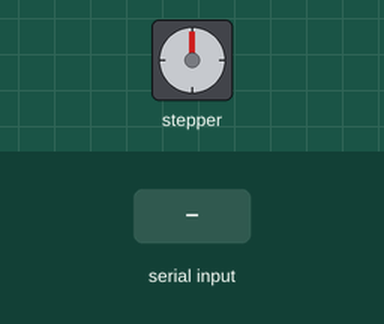
The sketch below on a simulated Arduino Uno, built with avr-gcc and run on an emulated ATmega328P. Shown: stepper motor. The inputs (shaded band) are chosen by the test bench. Stepper angles assume 2048 steps per turn; what the sketch prints to the serial monitor is not drawn.

Above: at 1.2 s.
1.3 s: "1" received over Serial
At 1.45 s:
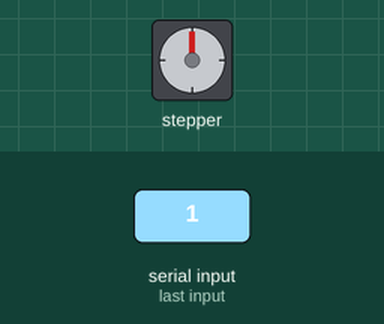
At 2.08 s:
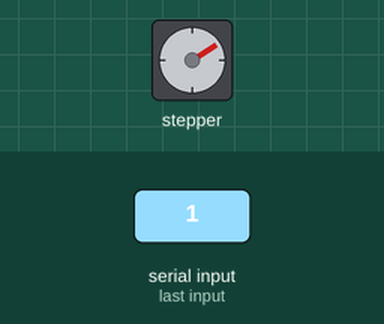
4.3 s: "2" received over Serial
At 5.55 s:
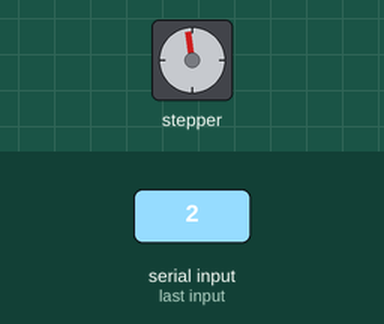
7.3 s: "3" received over Serial
10.3 s: "4" received over Serial
Timing chart, 0 to 14.3 s (numbered marks = the images above; inputs shaded):
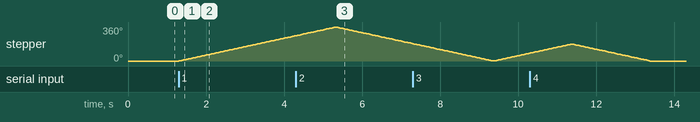

The sketch:

basic_stepper.ino
```cpp
#include <Stepper.h>

// 定義步進馬達的步數（28BYJ-48 為 2048 步/圈）
const int STEPS_PER_REV = 2048;

// 定義控制腳位
const int IN1 = 8;
const int IN2 = 9;
const int IN3 = 10;
const int IN4 = 11;

// 初始化步進馬達
Stepper stepper(STEPS_PER_REV, IN1, IN3, IN2, IN4);

void setup() {
  Serial.begin(9600);
  // 設定初始速度（RPM）
  stepper.setSpeed(15);

  Serial.println("步進馬達控制就緒");
  Serial.println("輸入指令：");
  Serial.println("1: 順時針轉一圈");
  Serial.println("2: 逆時針轉一圈");
  Serial.println("3: 順時針轉半圈");
  Serial.println("4: 逆時針轉半圈");
}

void loop() {
  if (Serial.available() > 0) {
    char cmd = Serial.read();

    switch (cmd) {
      case '1':
        Serial.println("順時針轉一圈");
        stepper.step(STEPS_PER_REV);
        break;

      case '2':
        Serial.println("逆時針轉一圈");
        stepper.step(-STEPS_PER_REV);
        break;

      case '3':
        Serial.println("順時針轉半圈");
        stepper.step(STEPS_PER_REV / 2);
        break;

      case '4':
        Serial.println("逆時針轉半圈");
        stepper.step(-STEPS_PER_REV / 2);
        break;
    }
  }
}
```

Measured:
- after the input at 1.3 s, stepper: keeps turning clockwise at about 90°/s, starting at once
